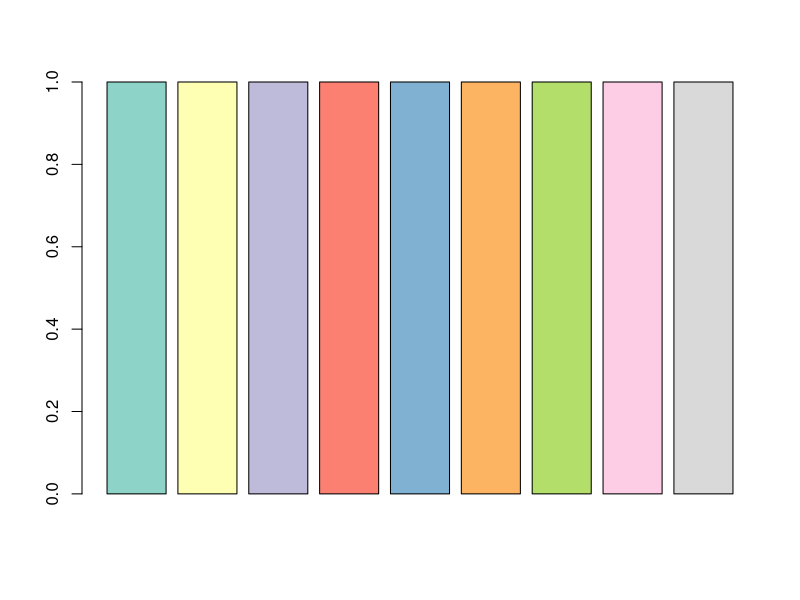
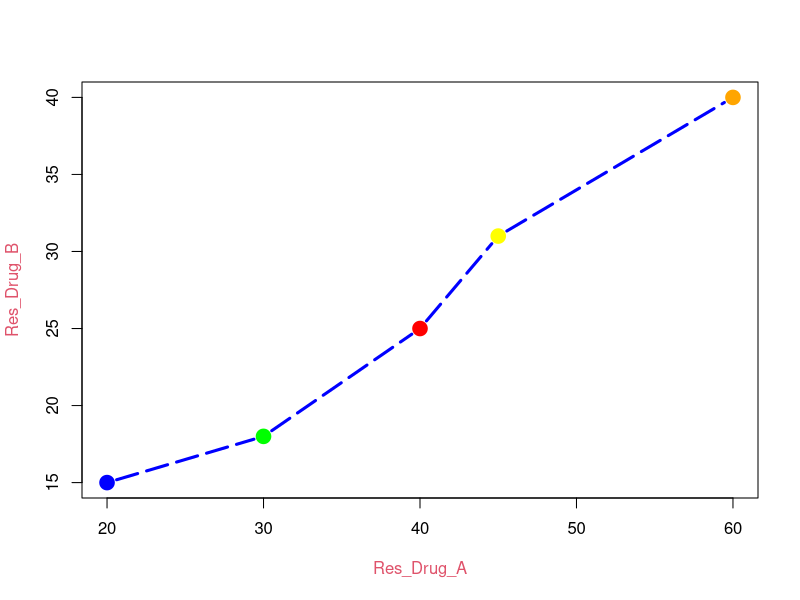
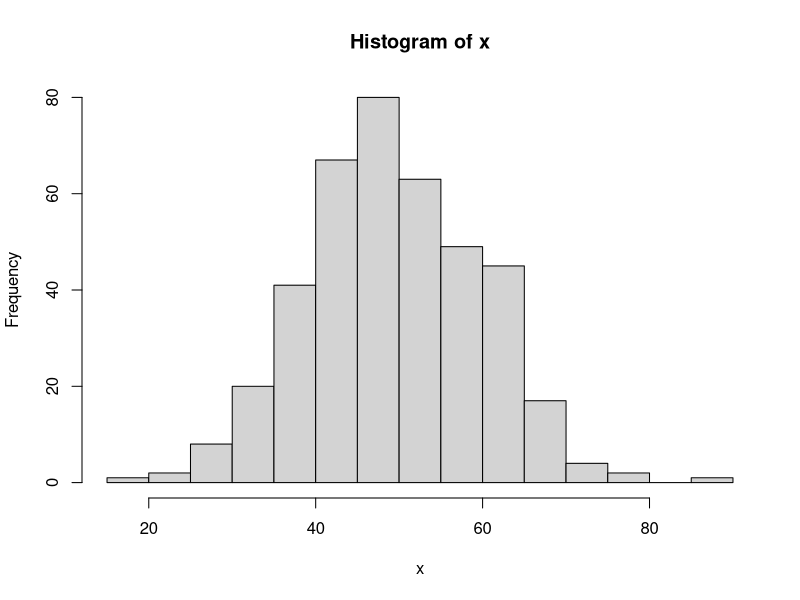
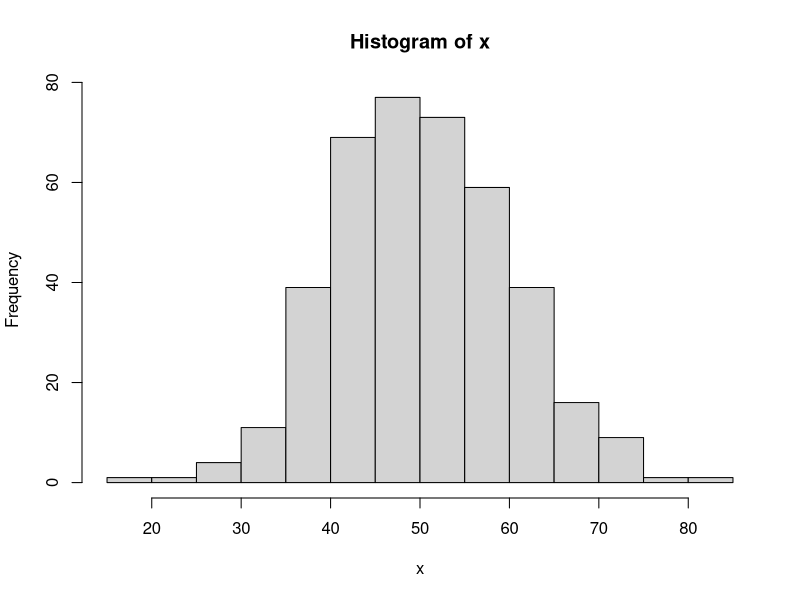

Source code (R) for these figures, in order:
## ---- chunk 1
# set directory
setwd("C:/Users/USER/Desktop/JUPYTER_NOTEBOOK/A_MYTUTORIALS/MYR")
#Lists the current working directory
getwd()
# objects in the current workspace
ls()
options(digits=3)
a<-2.33333444
a
## ---- chunk 2
x <- vector()
x[1]<-8
x[2]<-9
x
## ---- chunk 3
numeric <- c(1, 2.5, 4.5)
numeric
# L distinguishes doubles from integers
integer <- c(1L, 6L)
typeof(integer)
## ---- chunk 4
v <- c(34, 18, 23)
length(v)
mode(v)
## ---- chunk 5
v <- c(34, 18, 23,'a')
length(v)
mode(v)
v
## ---- chunk 6
9%%2
## ---- chunk 7
# Use T and F or TRUE and FALSE to create logical vectors
logical <- c(T, FALSE, TRUE, F)
typeof(logical)
character <- c("these are called characters","or", "some strings")
character
a<-1:5 #sequence from 1 to 5
a
## ---- chunk 8
ap<-c('red','gren','black')
ap
fact.ap<-factor(ap)
fact.ap
nlevels(fact.ap)
## ---- chunk 9

rank<-c('low','medium','high')
fack<-factor(rank,levels=c('medium','low','high'),order=T)
fack
min(fack)
max(fack)

rank<-c('low','medium','high')
fac<-factor(rank)
fac
rank<-factor(rank,levels=c('low','medium','high'),ordered=TRUE)

as.numeric(rank)
min(rank)

## ---- chunk 10


data = c(1,2,2,3,1,2,3,3,1,2,3,3,1)
fdata = factor(data)
fdata

rdata = factor(data,labels=c("I","II","III"))
rdata
#To convert the default factor fdata to roman numerals, we use the assignment form of the levels function:
levels(fdata) = c('I','II','III')
table(fdata)
## ---- chunk 11
## CREATING ARRAYS
print('arrays')
array(c(1,2,3,4),dim = c(2,2))
A<-array(c(1,'b','c'),dim = c(2,2,3))
print(A)
is.double(A)
is.recursive(A)
## ---- chunk 12
print("go")
a <-matrix(c(1,2,3,4),nrow = 2,byrow = T)
a
# matrix is by default column
matrix(c(1,2,3,4),nrow = 2)
# testing to see if a is a matrix
is.matrix(a)
t(a)#finding the transpose of a matrix
matrix(c(1,2,3,4),ncol = 2)

## ---- chunk 13
f<-matrix(c(3,5,6,8),nrow=2,byrow = T)
f
print('multiplication of f by f')
f%*%f # matrix multiplication
print('inverse of f')
solve(f)# inverse of a matrix
t(f)# transpose of a matrix
## ---- chunk 14
x<-c(1:12)
x
#reshaping x into a 3 by 4 matrix
dim(x)<-c(3,4)
x
# number of rows
nrow(x)
#number of columns
ncol(x)
rownames(x)<-c('row1','row2','row3')
colnames(x)<-c('col1','col2','col3','col4')
x
## ---- chunk 15
x <- list(1:3, c('a','b'), c(T, F, T), c(2.3, 5.9,3))
#Attributes can be accessed individually with attr() or all at once (as a list) with attributes().
attr(x,'my_attributes')<-'this is a list'

x
is.recursive(x)
str(x)

## ---- chunk 16
x<-c(1:4)
names(x)<-c('a','b','c','d')
x

xx<-setNames(c(1:3),c('col1','col2','col3'))
xx
## ---- chunk 17
a<-data.frame(name=c('ama','kofi','yaw'),age=c(24,9,10),sex=c('female','male','male'))
a
rownames(a)<-c(1,2,3)
a
## ---- chunk 18
d<-c(1,2,3,4,4,5)
f<-c(3,4,5)
cat('d values are',d ,'\n','f values are',f)

dd<-c(1,2,3,4,4,5)
ff<-c('a','b')
cat('dd values are',class(dd) ,'\n','ff values are',class(ff))


## ---- chunk 19
print('object in the workspace containing fac')
ls(pattern='fa')

print("ok")
ls(all.names = T)

## ---- chunk 20
8%%2
5%%2
## ---- chunk 21
# relational operators
d<-c(5,2,3,5)
f<-c(3,5,67,8)
d>f
d<=f
d==f

## ---- chunk 22
# LOGICAL OPERATORS
d<-c(1,FALSE,3,5)
f<-c(3,5,67,8)
d&f # & AND operator
print('not d')
!d # ! not operator
d|f # | OR operator
d<-c(0,FALSE,3,5)# ZERO IS CONSIDER AS FALSE
f<-c(3,5,67,8)
d&f
k<-c(T,F)
k
!k
## ---- chunk 23
# SEQUNCE
seq(1:4)
seq(1,4,by=0.5)
seq(1,5,length=9)
## ---- chunk 24
#repeat function
rep(c(1,2),c(4,2))#repeat 1 4times and 2 2times
rep(1,2)#repeat 1 2times
rep(c(2,3),4)#repeat 2,3 4times

## ---- chunk 25
x<-c(1,2,3,4,NA)
x

mean(x)
mean(x,na.rm =T)
na.omit(x)
mean(na.omit(x))
## ---- chunk 26
library(RColorBrewer)
n <- 9
mycolors <- brewer.pal(n, "Set3")
barplot(rep(1,n), col=mycolors)
## ---- chunk 27
dosage<-c(20,30,40,45,60)
Res_Drug_A<-c(20,30,40,45,60)

Res_Drug_B<-c(15,18,25,31,40)
rowsie<-c(28,90,40)
# conbiming columnwise
data<-cbind(data.frame(dosage),data.frame(Res_Drug_A),data.frame(Res_Drug_B))
# rowwise concatenation
data<-rbind(data,rowsie)
data
## ---- chunk 28
plot(Res_Drug_A,Res_Drug_B,type = "b",pch=20,lty=17,cex=2.5,lwd=3,col=c("blue","green","red","yellow","orange"),col.lab=(2),bg=col)
## ---- chunk 29
runif(1)

# Get a vector of 4 numbers
runif(4)

# Get a vector of 3 numbers from 0 to 100
runif(3, min=0, max=100)


# Get 3 integers from 0 to 100
# Use max=101 because it will never actually equal 101
floor(runif(3, min=0, max=101))
## ---- chunk 30
# This will do the same thing
sample(1:100, 3, replace=TRUE)


# To generate integers WITHOUT replacement:
sample(1:100, 3, replace=FALSE)

#To generate numbers from a normal distribution, use rnorm(). By default the mean is 0 and the standard deviation is 1.
rnorm(4)


# Use a different mean and standard deviation
rnorm(4, mean=50, sd=10)

# To check that the distribution looks right, make a histogram of the numbers
x <- rnorm(400, mean=50, sd=10)
hist(x)
## ---- chunk 31
# generating uniform random numbers
runif(1)

# Get a vector of 4 numbers
runif(4)

# Get a vector of 3 numbers from 0 to 100
runif(3, min=0, max=100)

# Get 3 integers from 0 to 100
# Use max=101 because it will never actually equal 101
floor(runif(3, min=0, max=101))

# This will do the same thing
sample(1:100, 3, replace=TRUE)
sample(1:13,3 ,replace = T)


# To generate integers WITHOUT replacement:
sample(1:100, 3, replace=FALSE)
sample(1:3,3)# by default is sample without replacement

# RANDOM NUMBERS FROM NORMAL DISTRIBUTION

#To generate numbers from a normal distribution, use rnorm().
#By default the mean is 0 and the standard deviation is 1.

rnorm(4)

# Use a different mean and standard deviation
rnorm(4, mean=50, sd=10)

# To check that the distribution looks right, make a histogram of the numbers
x <- rnorm(400, mean=50, sd=10)
hist(x)
#par(mfrow=c(1,3))
